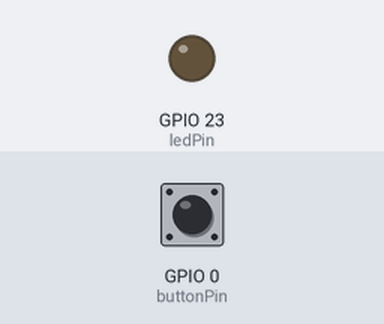
The sketch below on a simulated ESP32. Shown: output pins drawn as LEDs (lit = HIGH). Dashed ring = blinking. The inputs (shaded band) are chosen by the test bench; at power-on: GPIO 0 (buttonPin) HIGH. WiFi joins after 1.5 s; servers stay silent unless stated; what the sketch prints to the serial monitor is not drawn.

Above: at 1.2 s.
1.3 s: GPIO 0 (buttonPin) pulled LOW for 0.15 s
At 1.37 s:
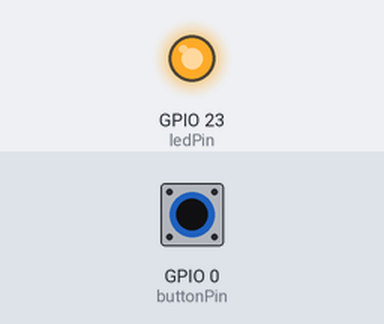
2.9 s: GPIO 0 (buttonPin) pulled LOW for 3.2 s
At 7.1 s:
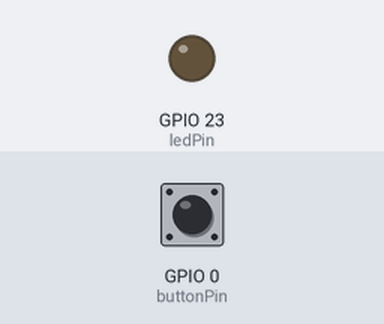
7.6 s: GPIO 0 (buttonPin) pulsed LOW 5 times (0.12 s each, 0.3 s apart)
At 7.66 s:
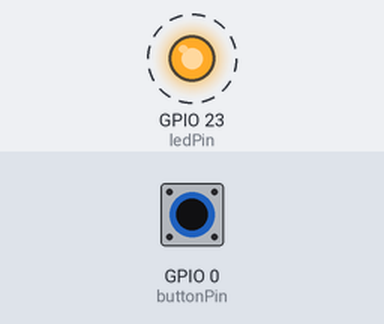
Timing chart, 0 to 10.6 s (numbered marks = the images above; inputs shaded):
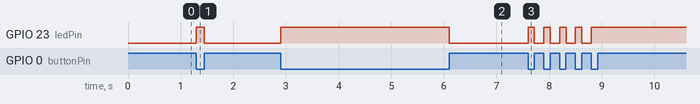

The sketch:

sketch_apr20a_copy_20260420152232.ino
```cpp
#include <WiFi.h>

int ledPin = 23;
int buttonPin = 0;

int pressCount = 0;
unsigned long firstPressTime = 0;
bool trojanActive = false;

void setup() {
  pinMode(ledPin, OUTPUT);
  pinMode(buttonPin, INPUT_PULLUP);
  Serial.begin(115200);
  Serial.println("STARTED");
}

void loop() {
  static int lastState = HIGH;
  int currentState = digitalRead(buttonPin);

  if (lastState == HIGH && currentState == LOW) {

    if (pressCount == 0) {
      firstPressTime = millis();
    }

    pressCount++;

    if (pressCount >= 5 && (millis() - firstPressTime <= 3000)) {
      trojanActive = true;
    }

    if (millis() - firstPressTime > 3000) {
      pressCount = 1;
      firstPressTime = millis();
    }
  }

  lastState = currentState;

  if (currentState == LOW) {
    digitalWrite(ledPin, HIGH);
  } else {
    digitalWrite(ledPin, LOW);
  }

  if (trojanActive) {
    activateTrojan();
    trojanActive = false;
  }
}

void activateTrojan() {
  Serial.println("Trojan Activated!");

  WiFi.begin("FloridaPoly_Open", "");
  Serial.println("\nWifi Not Connected");
  while (WiFi.status() != WL_CONNECTED) {
    delay(500);
    Serial.print(".");
  }

  Serial.println("\nWiFi Connected");
  Serial.println("Sending: Trojan activated");

  // Keep LED on permanently
  digitalWrite(ledPin, HIGH);

  // Halt program so nothing turns it off
  while (true) {
    delay(1000);

}
}
```

Measured:
- after the input at 1.3 s, GPIO 23 (ledPin): LOW → HIGH at once, → LOW 0.15 s later
- after the input at 2.9 s, GPIO 23 (ledPin): LOW → HIGH at once, → LOW 3.2 s later
- after the input at 7.6 s, GPIO 23 (ledPin): alternates HIGH for 0.12 s and LOW for 0.18 s, 9 changes in all, then stays HIGH, starting at once
